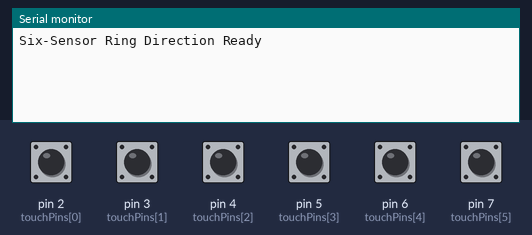
This sketch was run on a simulated Arduino Uno, built with avr-gcc and run on an emulated ATmega328P. Shown: the last lines printed to the serial monitor. The inputs (shaded band) are chosen by the test bench; at power-on: pin 2 (touchPins[0]), pin 3 (touchPins[1]), pin 4 (touchPins[2]), pin 5 (touchPins[3]), pin 6 (touchPins[4]), pin 7 (touchPins[5]) LOW.

Above: at 1.2 s.
1.3 s: pin 2 (touchPins[0]) pulled HIGH for 0.15 s
At 1.9 s:
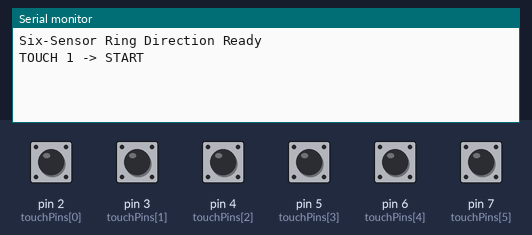
2.9 s: pin 3 (touchPins[1]) pulled HIGH for 0.15 s
At 4.1 s:
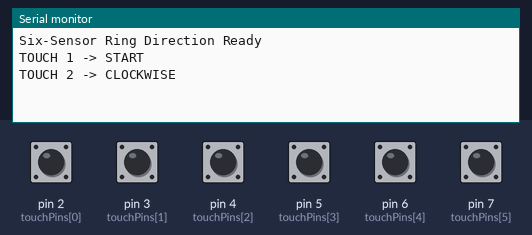
4.5 s: pin 5 (touchPins[3]) pulled HIGH for 0.15 s
At 5.6 s:
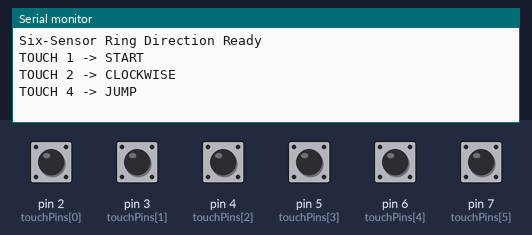
6.1 s: pin 4 (touchPins[2]) pulled HIGH for 0.15 s
At 6.7 s:
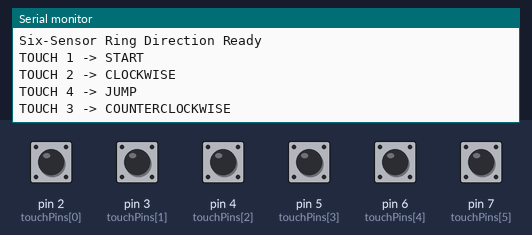
7.7 s: pin 4 (touchPins[2]) pulled HIGH for 1 s
At 9.0 s:
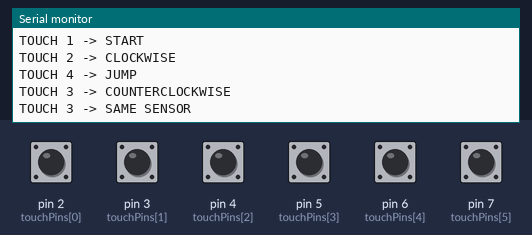
10.2 s: pin 6 (touchPins[4]) pulled HIGH for 0.15 s
At 10.9 s:
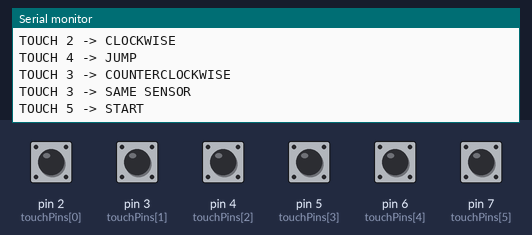

The sketch:

Vespera_Ring_Direction_06.ino
```cpp
const int sensorCount = 6;
const int touchPins[sensorCount] = {2, 3, 4, 5, 6, 7};

// Store the last accepted sensor
int lastSensor = -1;

// Store the previous single active sensor
int previousSingleSensor = -1;
int previousActiveCount = 0;

// Track gesture timing
unsigned long lastTouchTime = 0;
const unsigned long timeout = 2000;

void setup() {
  Serial.begin(115200);

  // Configure all six sensor pins
  for (int i = 0; i < sensorCount; i++) {
    pinMode(touchPins[i], INPUT);
  }

  Serial.println("Six-Sensor Ring Direction Ready");
}

void loop() {
  int activeCount = 0;
  int currentSensor = -1;

  // Read all sensors
  for (int i = 0; i < sensorCount; i++) {
    if (digitalRead(touchPins[i]) == HIGH) {
      activeCount++;
      currentSensor = i;
    }
  }

  // Ignore ambiguous overlapping touches
  if (activeCount > 1) {
    if (previousActiveCount <= 1) {
      Serial.println("OVERLAP -> IGNORED");
    }
  }

  // Process a touch when exactly one sensor is active
  if (activeCount == 1 &&
      currentSensor != previousSingleSensor) {

    unsigned long now = millis();

    Serial.print("TOUCH ");
    Serial.print(currentSensor + 1);

    if (lastSensor == -1 ||
        now - lastTouchTime > timeout) {

      Serial.println(" -> START");

    } else if (currentSensor == lastSensor) {

      Serial.println(" -> SAME SENSOR");

    } else {

      // Calculate clockwise and counterclockwise steps
      int clockwiseStep =
        (currentSensor - lastSensor + sensorCount)
        % sensorCount;

      int counterclockwiseStep =
        (lastSensor - currentSensor + sensorCount)
        % sensorCount;

      if (clockwiseStep == 1) {
        Serial.println(" -> CLOCKWISE");
      } else if (counterclockwiseStep == 1) {
        Serial.println(" -> COUNTERCLOCKWISE");
      } else {
        Serial.println(" -> JUMP");
      }
    }

    // Save the latest accepted touch
    lastSensor = currentSensor;
    lastTouchTime = now;
  }

  // Track state changes, including overlap transitions
  previousSingleSensor =
    (activeCount == 1) ? currentSensor : -1;

  previousActiveCount = activeCount;

  delay(10);
}
```

Measured:
- after the input at 1.3 s, the serial monitor: prints a new line at once (image 1)
- after the input at 2.9 s, the serial monitor: prints a new line at once (image 2)
- after the input at 4.5 s, the serial monitor: prints a new line at once (image 3)
- after the input at 6.1 s, the serial monitor: prints a new line at once (image 4)
- after the input at 7.7 s, the serial monitor: prints a new line at once (image 5)
- after the input at 10.2 s, the serial monitor: prints a new line at once (image 6)
